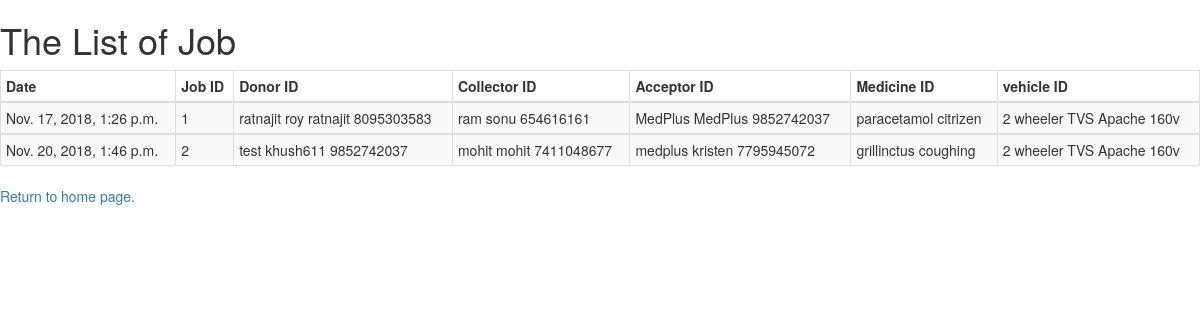
The app's page /Completed_job, older data.
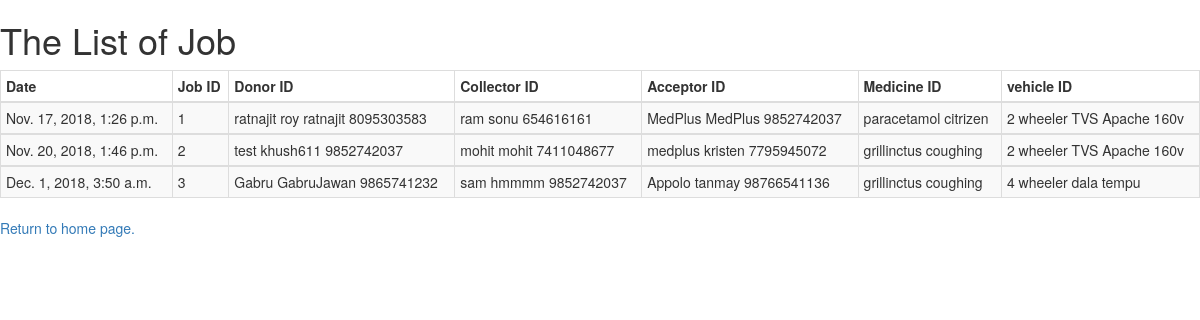
The same page, newer data.
### MedicalDonation/models.py (models this page shows, shortened)
class job(models.Model):
    donor_id = models.ForeignKey(Doner,blank=True,on_delete=models.CASCADE)
    collector_id = models.ForeignKey(Collector,blank=True, on_delete=models.CASCADE)
    acceptor_id = models.ForeignKey(Acceptor,blank=True, on_delete=models.CASCADE)
    medicine_id = models.ForeignKey(medicine,blank=True, on_delete=models.CASCADE)
    vehicle_id = models.ForeignKey(vehicle,blank=True,on_delete=models.CASCADE)
    date = models.DateTimeField(default=datetime.now(tz=None))

class Doner(models.Model):
    name = models.CharField(max_length=64)
    address = models.CharField(max_length=128,unique=True)
    pinCode = models.IntegerField()
    Phone_no = models.IntegerField()
    BirthDate = models.DateField()
    UID = models.IntegerField(unique=True)
    email = models.EmailField(max_length=64)
    username = models.CharField(max_length=16,unique=True)
    image = models.ImageField(upload_to='doner')
    def __str__(self):
        return (f"{self.name} {self.username} {self.Phone_no}")

class Collector(models.Model):
    name = models.CharField(max_length=64)
    address = models.CharField(max_length=128)
    pinCode = models.IntegerField()
    Phone_no = models.IntegerField()
    BirthDate = models.DateField()
    UID = models.IntegerField(unique=True)
    email = models.EmailField(max_length=64)
    username = models.CharField(max_length=16,unique=True)
    qualification = models.CharField(max_length=64)
    Driving_License = models.CharField(max_length=32)
    Driving_License_image = models.ImageField(upload_to='photos/collector/DL')
    image = models.ImageField(upload_to='collector/image')
    def __str__(self):
         return (f"{self.name} {self.username} {self.Phone_no}")

class Acceptor(models.Model):
    name = models.CharField(max_length=64)
    proprietor = models.CharField(max_length=64)
    license_no = models.CharField(max_length=64)
    address = models.CharField(max_length=128)
    pincode = models.PositiveIntegerField()
    UID = models.IntegerField(unique=True)
    start_time = models.TimeField(auto_now=True)
    end_time = models.TimeField(auto_now=True)
    email = models.EmailField()
    username = models.CharField(max_length=64, unique=True)
    Phone_no = models.IntegerField()
    image = models.ImageField(upload_to='acceptor')
    def __str__(self):
        return (f"{self.name} {self.username} {self.Phone_no}")

class medicine(models.Model):
    name = models.CharField(max_length=32)
    mfgdate = models.DateField(auto_now=True)
    expdate = models.DateField(auto_now=True)
    manufacturer = models.CharField(max_length=64)
    tradename = models.CharField(max_length=64)
    composition = models.CharField(max_length=64)
    uses = models.CharField(max_length=64)
    quantity = models.PositiveIntegerField()
    sideeffect = models.CharField(max_length=64)
    saltcomposition = models.CharField(max_length=64)
    dosage = models.CharField(max_length=64)
    def __str__(self):
        return (f"{self.name} {self.tradename}")

class vehicle(models.Model):
    type = models.CharField(max_length=32)
    name = models.CharField(max_length=32)
    RC_no =models.CharField(max_length=32)
    registration_no = models.CharField(max_length=16)
    last_servicing = models.DateField()
    fuel_type = models.CharField(max_length=32)
    insurence_no = models.CharField(max_length=32)
    owner_name = models.CharField(max_length=32)
    Date_purchase = models.DateField()
    owner_number = models.IntegerField()
    def __str__(self):
        return (f"{self.type} {self.name}")

### MedicalDonation/views.py (the view)
# urls.py: path("Completed_job",views.jobs_completed, name="job_complete"),
def jobs_completed(request):
    context = {
    "jobs": job.objects.filter(date__lt=datetime.now(tz=None))
    }
    return render(request, "MedicalDonation/job.html",context)

### MedicalDonation/templates/MedicalDonation/job.html (shortened to what this page needs)
<!DOCTYPE html>
<html lang="en" dir="ltr">
  <head>
    <link rel="stylesheet" href="https://maxcdn.bootstrapcdn.com/bootstrap/3.3.7/css/bootstrap.min.css">
  </head>
  <body>
    <h1>The List of Job</h1>
    {% load static %}
    <div class>
      <table border="1" class="table table-striped table-bordered table-hover table-condensed">
        <thead>
          <th> <b>Date</b> </th>
          <th> <b>Job ID</b> </th>
          <th> <b>Donor ID</b> </th>
          <th> <b>Collector ID</b> </th>
          <th> <b>Acceptor ID</b> </th>
          <th> <b>Medicine ID</b> </th>
          <th> <b>vehicle ID</b> </th>
        </thead>
        {% for j in jobs %}
        <tbody>
            <td>{{j.date}}</td>
            <td>{{j.id}}</td>
            <td>{{j.donor_id}}</td>
            <td>{{j.collector_id}}</td>
            <td>{{j.acceptor_id}}</td>
            <td>{{j.medicine_id}}</td>
            <td>{{j.vehicle_id}}</td>
        </tbody>
        {% endfor  %}
      </table>
      <a href="/">Return to home page.</a>
    </div>
  </body>
</html>

Row changes from the older to the newer data that the page shows:
added job: date "Dec. 1, 2018, 3:50 a.m.", id "3", donor_id "Gabru GabruJawan 9865741232", collector_id "sam hmmmm 9852742037", acceptor_id "Appolo tanmay 98766541136", medicine_id "grillinctus coughing", vehicle_id "4 wheeler dala tempu"
